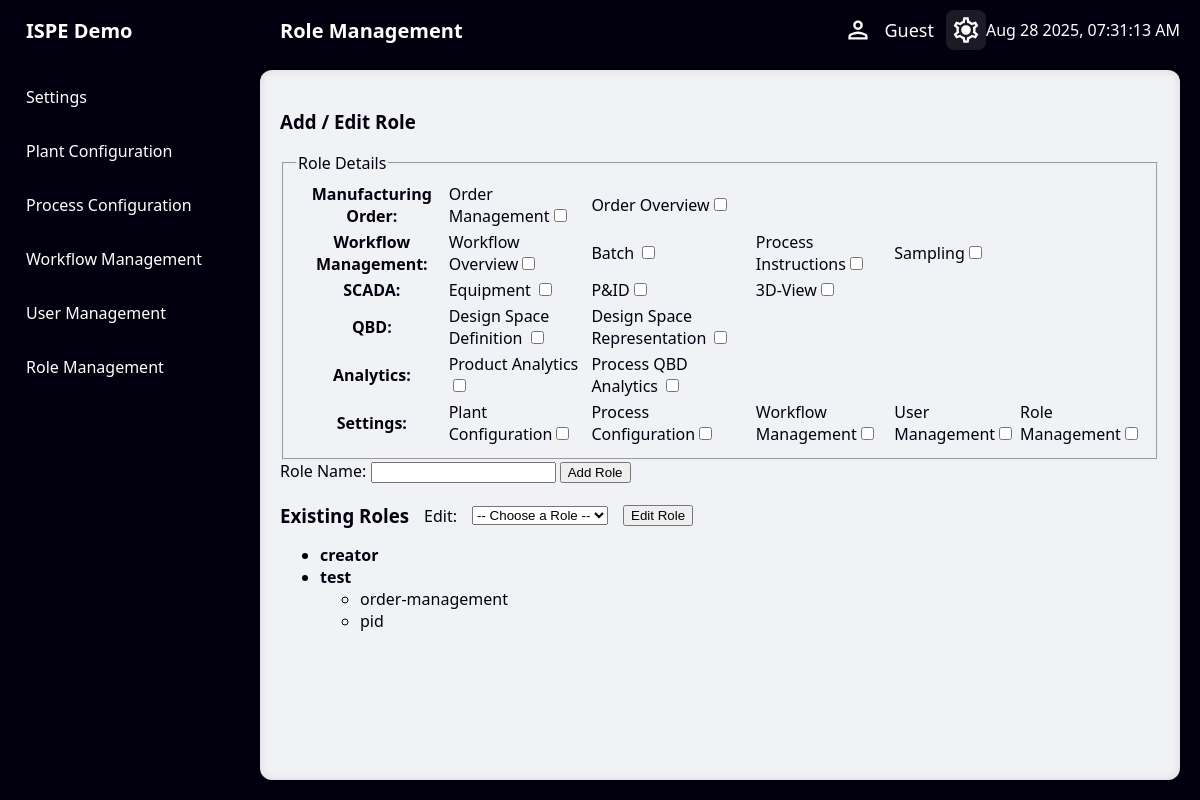
Page /role-management on the earlier database version.
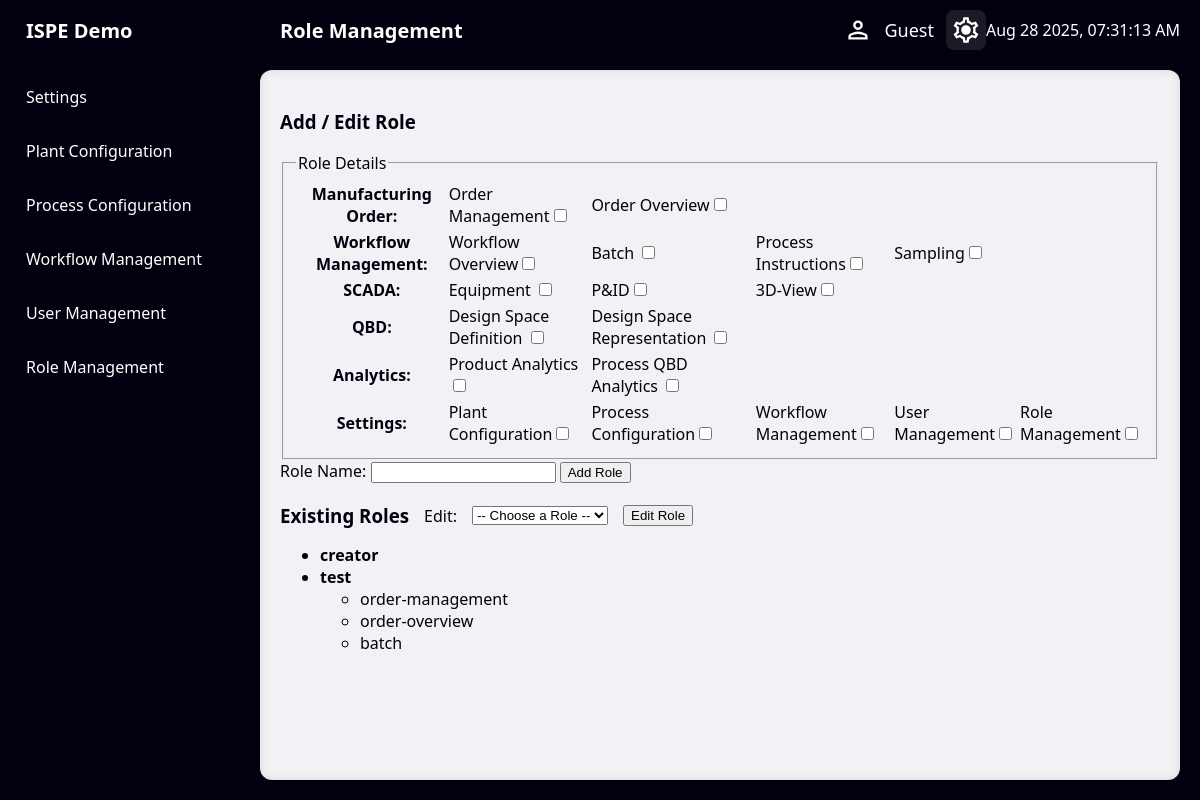
Same page on the later database version.
### models.py (models this page shows)
class Role(db.Model):
    __tablename__ = 'roles'
    id = db.Column(db.Integer, primary_key=True)
    name = db.Column(db.String, unique=True, nullable=False)
    users = db.relationship('User', secondary='user_roles', back_populates='roles')
    permissions = db.relationship('Permission', secondary='role_permissions', back_populates='roles')

class Permission(db.Model):
    __tablename__ = 'permissions'
    id = db.Column(db.Integer, primary_key=True)
    key = db.Column(db.String, unique=True, nullable=False)
    roles = db.relationship('Role', secondary='role_permissions', back_populates='permissions')

### app.py (the view)
    @app.route('/role-management')
    def role_management():
        roles = Role.query.options(db.joinedload(Role.permissions)).all()
        return render_template('role-management.html', roles=roles)

### timeout.py (called while the page is built)
def register_timeout_hook(app):
    @app.before_request
    def check_inactivity():
        if current_user.is_authenticated:
            now = datetime.utcnow()
            last_activity = session.get('last_activity')
            if last_activity:
                last_active = datetime.fromisoformat(last_activity)
                elapsed = (now - last_active).total_seconds()
                if elapsed > INACTIVITY_TIMEOUT:
                    logout_user()
                    session.pop('last_activity', None)
                    return redirect(url_for('Logout_message'))
            session['last_activity'] = now.isoformat()

### templates/role-management.html (shortened to what this page needs)
{% extends "basesettings.html" %}
{% block header_title %}Role Management{% endblock %}
{% block content %}
<div class="role-management-container">
    <div id="role-modal" class="modal">
        <div class="modal-content">
            <h3>Add / Edit Role</h3>
            <form id="role-form">
                <fieldset>
                    <legend>Role Details</legend>
                    <table>
                        <tr>
                            <th>Manufacturing Order:</th>
                            <td>Order Management<input type="checkbox" id="order-management"></td>
                            <td>Order Overview<input type="checkbox" id="order-overview"></td>
                        </tr>
                        <tr>
                            <th>Workflow Management:</th>
                            <td>Workflow Overview<input type="checkbox" id="workflow-overview"></td>
                            <td>Batch <input type="checkbox" id="batch"></td>
                            <td>Process Instructions<input type="checkbox" id="process-instructions"></td>
                            <td>Sampling<input type="checkbox" id="sampling"></td>
                        </tr>
                        <tr>
                            <th>SCADA:</th>
                            <td>Equipment <input type="checkbox" id="equipment"></td>
                            <td>P&ID<input type="checkbox" id="pid"></td>
                            <td>3D-View<input type="checkbox" id="3d-view"></td>
                        </tr>
                        <tr>
                            <th>QBD:</th>
                            <td>Design Space Definition <input type="checkbox" id="design-space-definition"></td>
                            <td>Design Space Representation <input type="checkbox" id="design-space-representation"></td>
                        </tr>
                        <tr>
                            <th>Analytics:</th>
                            <td>Product Analytics <input type="checkbox" id="product-analytics"></td>
                            <td>Process QBD Analytics <input type="checkbox" id="process-qbd-analytics"></td>
                        </tr>
                        <tr>
                            <th>Settings:</th>
                            <td>Plant Configuration<input type="checkbox" id="plant-configuration"></td>
                            <td>Process Configuration<input type="checkbox" id="process-configuration"></td>
                            <td>Workflow Management<input type="checkbox" id="workflow-management"></td>
                            <td>User Management<input type="checkbox" id="user-management"></td>
                            <td>Role Management<input type="checkbox" id="role-management"></td>
                        </tr>
                    </table>
                </fieldset>
                <label for="role-name">Role Name:</label>
                <input type="text" id="role-name" name="role-name">
                <button type="submit" id="add-btn">Add Role</button>
            </form>
        </div>
        <div style="display: flex; align-items: center; gap: 15px; margin-top: 20px; margin-bottom: 10px;">
            <h3 style="margin: 0;">Existing Roles</h3>
            <label for="role-select">Edit:</label>
            <select id="role-select">
                <option value="">-- Choose a Role --</option>
            </select>
            <button type="button" id="edit-btn">Edit Role</button>
        </div>
        <ul>
            {% for role in roles %}
                <li>
                    <strong>{{ role.name }}</strong>
                    {% if role.permissions %}
                        <ul>
                            {% for perm in role.permissions %}
                                <li>{{ perm.key }}</li>
                            {% endfor %}
                        </ul>
                    {% endif %}
                </li>
            {% else %}
                <li>No roles defined yet.</li>
            {% endfor %}
        </ul>
    </div>
</div>
{% endblock %}

### templates/basesettings.html (shortened to what this page needs)
<!DOCTYPE html>
<html lang="en">
<head>
    <link rel="stylesheet" href="{{ url_for('static', filename='css/style.css') }}">
    <link rel="stylesheet" href="{{ url_for('static', filename='css/header.css') }}">
    <link rel="stylesheet" href="{{ url_for('static', filename='css/sidebar.css') }}">
    <link rel="stylesheet" href="{{ url_for('static', filename='css/settings.css') }}">
    <link rel="stylesheet" href="{{ url_for('static', filename='css/plantconfig.css') }}">
    <link rel="stylesheet" href="{{ url_for('static', filename='css/login.css') }}">
    <link rel="stylesheet" href="{{ url_for('static', filename='css/processconfig.css') }}">
    <link rel="stylesheet" href="{{ url_for('static', filename='css/workflowmanagement.css') }}">
</head>
<body>
    <div class="header">
        <div class="left-section">
            {% block header_title %}Welcome Screen{% endblock %}
        </div>
        <div class="user-info">
            <img src="{{ url_for('static', filename='images/icons/user.svg') }}" alt="User" class="user-icon" style="width: 32px; height: 32px;">
            <span class="user-name" id="user-name">
                {% if not current_user.is_authenticated %}
                {{ appconfig.Username }}
                {% endif %}
            </span>
        </div>
        <a href="/index" class="settings active">
            <img src="{{ url_for('static', filename='images/icons/settings.svg') }}" alt="Settings" class="settings-icon" style="width: 32px; height: 32px;">
        </a>
        <div class="right-section" id="datetime">
        </div>
    </div>
    <nav class = "sidebar">
        <div href="/index" class="logo">ISPE Demo</div>
        <div id = "settings-sidebar" class = "menu-content-settings show-sidebar">
            <div class = "menu-items-setting">
                <div class = "item-settings">
                    <a href="/settings">Settings</a>
                </div>
                <div class = "item-settings">
                    <a href="/plantconfig">Plant Configuration</a>
                </div>
                <div class = "item-settings">
                    <a href="/processconfig">Process Configuration</a>
                </div>
                <div class = "item-settings">
                    <a href="/workflow-management">Workflow Management</a>
                </div>
                <div class = "item-settings">
                    <a href="/user-management">User Management</a>
                </div>
                <div class = "item-settings">
                    <a href="/role-management">Role Management</a>
                </div>
            </div>
        </div>
    </nav>
    <div class="content">
        {% block content %}{% endblock %}
    </div>
</body>
</html>

### static/css/header.css (style rules this page uses)
.header { position: fixed; display: flex; justify-content: space-between; align-items: center; background-color: var(--header-background, #0a0a15); color: var(--header-text-color, white); height: 60px; left: 250px; right: 0; top: 0; padding: 0 20px; z-index: 1000; }
.left-section { display: flex; align-items: center; padding-left: 10px; padding-right: 50px; min-width: 100px; font-weight: bold; font-size: 20px; }
.right-section { display: flex; align-items: center; gap: 10px; min-width: 100px; }
.user-info { display: flex; align-items: center; background-color: var(--button-background, #1a1a2e); border-radius: 8px; padding: 0 12px; height: 40px; cursor: default; }
.user-icon { width: 32px; height: 32px; }
.user-name { margin-left: 10px; font-size: 18px; color: white; white-space: nowrap; }
.settings { display: flex; align-items: center; justify-content: center; width: 40px; height: 40px; border-radius: 8px; background-color: var(--button-background, #1a1a2e); cursor: pointer; transition: background-color 0.2s ease-in-out; }
.user-logout:hover, .settings:hover, .settings.active { background-color: var(--button-hover-color, #2a2a3d); }

### static/css/sidebar.css (style rules this page uses)
.sidebar { position: fixed; height: 100%; width: 230px; background: var(--sidebar-background); padding-left: 10px; padding-right: 10px; padding-bottom: 10px; top: 0; left: 0; }
.sidebar a { text-decoration: none; color: var(--sidebar-text-color); }
.logo { font-size: 20px; font-weight: bold; padding-left: 16px; height: 60px; color: var(--sidebar-text-color); display: flex; align-items: center; }
.menu-content-settings { position: relative; height: 100%; width: 100%; margin-top: 10px; overflow-y: scroll; visibility: hidden; }
.item a, .item-settings a, .submenu-item { padding:16px; display: inline-block; width: 198px; border-radius: 12px; cursor: pointer; }
#sidebar, #settings-sidebar { position: absolute; top: 70; left: 10; width: 100%; height: 100%; visibility: hidden; transition: opacity 0.3s ease; opacity: 0; }
#settings-sidebar.show-sidebar { visibility: visible; opacity: 1; }

Differences in the rows shown:
computed for Role "test": loses Permission (key "pid")
added Permission: key "order-overview", shown under Role "test"
added Permission: key "batch", shown under Role "test"
